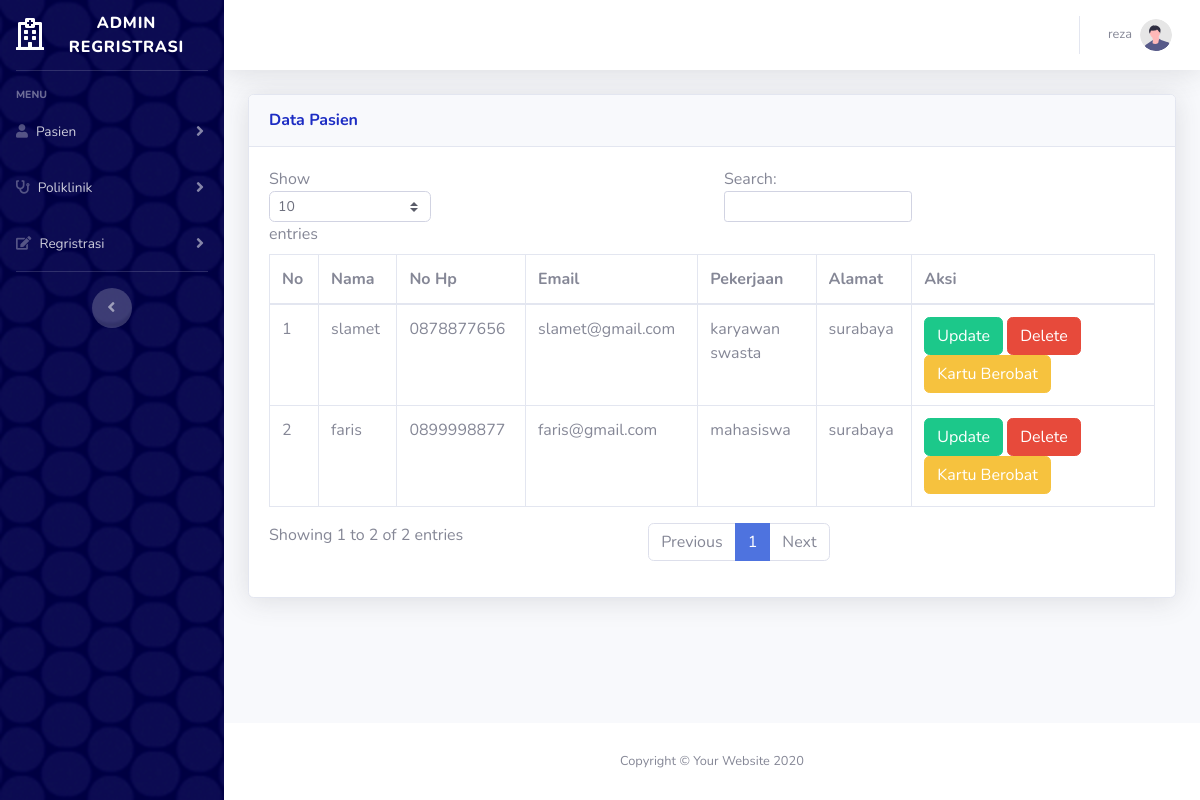
Before: /index.php?page=pasien&aksi=view (signed in) with the older database file.
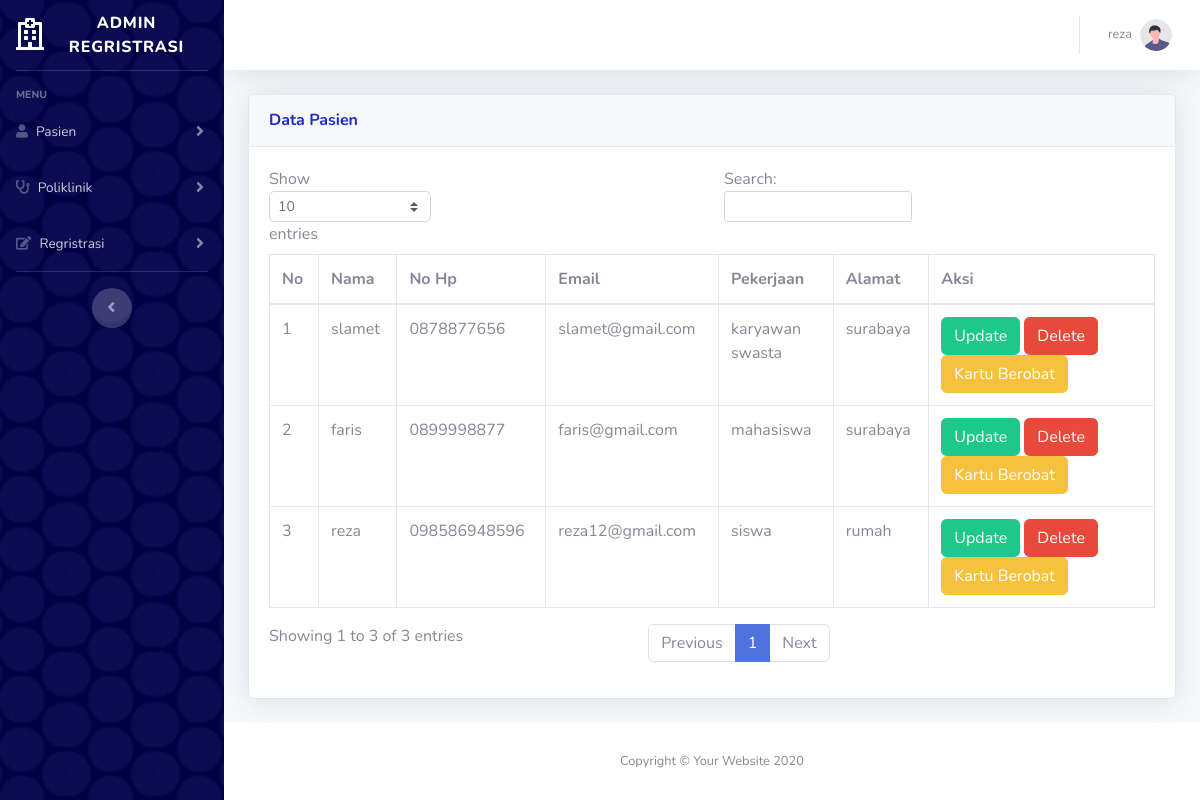
After: the same page with the newer database file.
### tables this page shows
CREATE TABLE `pasien` (
  `id_pasien` int(11) NOT NULL,
  `no_telp` varchar(20) NOT NULL,
  `alamat` varchar(50) NOT NULL,
  `nama` varchar(50) NOT NULL,
  `email` varchar(50) NOT NULL,
  `pekerjaan` varchar(50) NOT NULL
);

### Controller/pasienController.php (called while the page is built, shortened)
<?php
class pasienController
{
    private $model;
    public function __construct()
    {
        $this->model = new pasienModel();
    }
    public function index()
    {
        $data = $this->model->get();
        extract($data);
        require_once('view/pasien/index.php');
    }
}

### koneksi.php (called while the page is built)
<?php
function koneksi()
{
    $db_host = "localhost";
    $db_user = "root";
    $db_password = "";
    $db_database = "db_pendaftaranpasien";
    try {
        return new mysqli($db_host, $db_user, $db_password, $db_database);
    } catch (Exception $e) {
        echo "Terjadi kesalahan koneksi database";
    }
}

### Model/pasienModel.php (called while the page is built, shortened)
<?php
class pasienModel
{
    public function get()
    {
        $sql = "SELECT * FROM pasien";
        $query = koneksi()->query($sql);
        $hasil = [];
        while ($data = $query->fetch_assoc()) {
            $hasil[] = $data;
        }
        return $hasil;
    }
}

### view/pasien/index.php (the view, shortened to what this page needs)
<!DOCTYPE html>
<html lang="en">
<head>
    <link href="vendor/fontawesome-free/css/all.min.css" rel="stylesheet" type="text/css">
    <link href="css/sb-admin-2.min.css" rel="stylesheet">
</head>
<body>
    <div class="card shadow mb-4">
        <div class="card-header py-3">
            <h6 class="m-0 font-weight-bold text-dark-blue">Data Pasien</h6>
        </div>
        <div class="card-body">
            <div class="table-responsive">
                <table class="table table-bordered" id="dataTable" width="100%" cellspacing="0">
                    <thead>
                        <tr>
                            <th>No</th>
                            <th>Nama</th>
                            <th>No Hp</th>
                            <th>Email</th>
                            <th>Pekerjaan</th>
                            <th>Alamat</th>
                            <th>Aksi</th>
                        </tr>
                    </thead>
                    <tbody>
                    <?php $no = 1;
                    foreach ($data as $row) : ?>
                        <tr>
                            <td><?= $no++ ?></td>
                            <td><?= $row['nama'] ?></td>
                            <td><?= $row['no_telp'] ?></td>
                            <td><?= $row['email'] ?></td>
                            <td><?= $row['pekerjaan'] ?></td>
                            <td><?= $row['alamat'] ?></td>
                            <td>
                                <a href="index.php?page=pasien&aksi=update&id=<?= $row['id_pasien'] ?>" class="btn btn-success">Update</a>
                                <a href="index.php?page=pasien&aksi=delete&id=<?= $row['id_pasien'] ?>" class="btn btn-danger">Delete</a>
                                <a href="" class="btn btn-warning">Kartu Berobat</a>
                            </td>
                        </tr>
                        <?php endforeach; ?>
                    </tbody>
                </table>
            </div>
        </div>
    </div>
</body>

Changed rows visible on the page:
added pasien: nama "reza", no_telp "098586948596", email "reza12@gmail.com", pekerjaan "siswa", alamat "rumah"
Other visible differences:
text written by a page script: "Show entries Search: Showing 1 to 2 of 2 entries Previous 1 Next" → "Show entries Search: Showing 1 to 3 of 3 entries Previous 1 Next"
